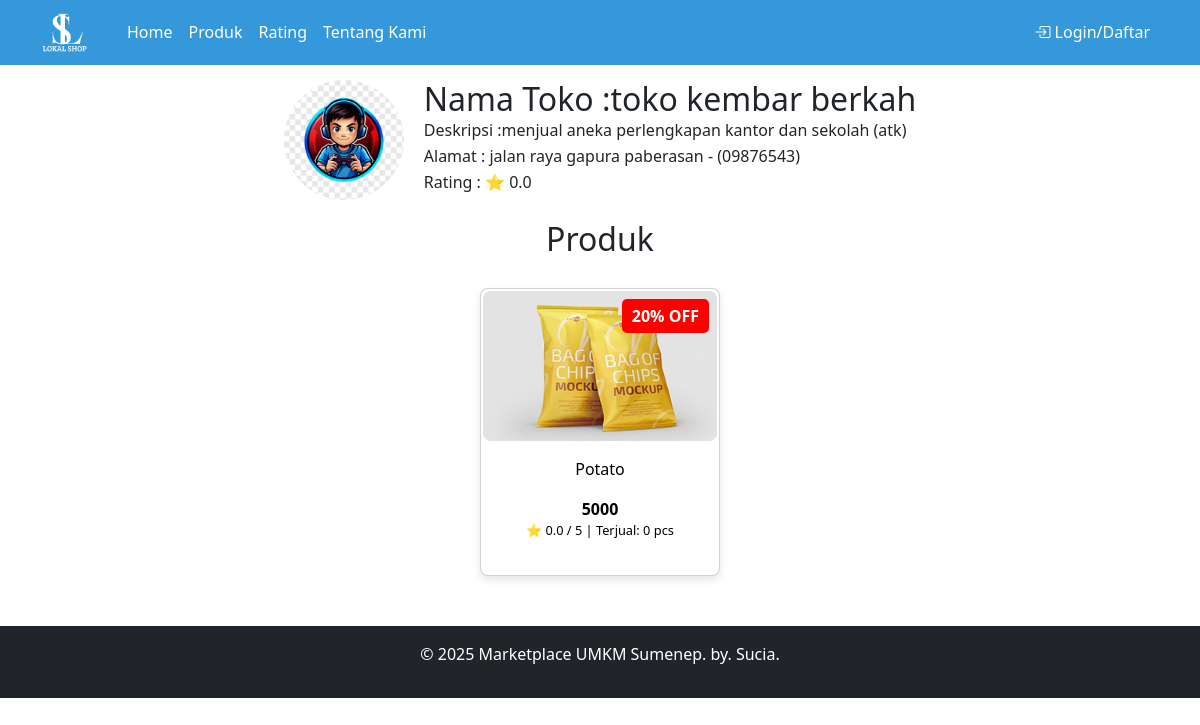
The page /index.php?page=toko&kode=2 on the database its author committed.
### tables this page shows
CREATE TABLE `seller` (
  `id` int(11) NOT NULL,
  `nama` varchar(250) NOT NULL,
  `email` varchar(250) NOT NULL,
  `password` text NOT NULL,
  `kontak` varchar(250) NOT NULL,
  `alamat` text DEFAULT NULL,
  `nama_toko` varchar(250) NOT NULL,
  `deskripsi_toko` text DEFAULT NULL,
  `gambar` text NOT NULL,
  `latlng` varchar(255) NOT NULL,
  `created_at` timestamp NOT NULL DEFAULT current_timestamp()
);

CREATE TABLE `produk` (
  `id` int(11) NOT NULL,
  `seller_id` int(11) NOT NULL,
  `produk` text NOT NULL,
  `deskripsi` text NOT NULL,
  `kategori` enum('Fashion','Makanan','Kerajinan','Sembako') NOT NULL,
  `harga` text NOT NULL,
  `rasa` varchar(255) NOT NULL,
  `ukuran` varchar(255) NOT NULL,
  `warna` varchar(255) NOT NULL,
  `stock` int(11) NOT NULL,
  `diskon` int(11) NOT NULL,
  `metode` varchar(255) NOT NULL,
  `briva` varchar(255) NOT NULL,
  `gambar1` text NOT NULL,
  `gambar2` text NOT NULL,
  `gambar3` text NOT NULL,
  `created_at` timestamp NOT NULL DEFAULT current_timestamp(),
  `updated_at` timestamp NOT NULL DEFAULT current_timestamp()
);

### management_page/toko.php (the view, shortened to what this page needs)
<?php
$id=$_GET['kode'];
$query=mysqli_query($koneksi,"SELECT
  p.id AS id_produk,
  p.produk,
  p.kategori,
  p.harga,
  p.stock,
  p.diskon,
  p.gambar1,
  p.gambar2,
  p.gambar3,
  s.id AS seller_id,
  s.nama_toko,
  s.deskripsi_toko,
  s.alamat,
  s.kontak,
  FORMAT(COALESCE(u.avg_rating, 0), 1) AS rating,
  COALESCE(jml.total_terjual, 0) AS jml_terjual
FROM produk p
JOIN seller s ON p.seller_id = s.id
-- subquery jumlah terjual
LEFT JOIN (
  SELECT produk_id, SUM(quantity) AS total_terjual
  FROM pesanan
  GROUP BY produk_id
) jml ON jml.produk_id = p.id
-- subquery rata-rata rating
LEFT JOIN (
  SELECT produk_id, AVG(rating) AS avg_rating
  FROM ulasan
  GROUP BY produk_id
) u ON u.produk_id = p.id
WHERE s.id = '$id'
ORDER BY p.created_at asc;
");
$query_rating=mysqli_query($koneksi,"SELECT FORMAT(COALESCE(AVG(ulasan.rating), 0), 1) AS rating from ulasan JOIN produk ON produk.id = ulasan.produk_id JOIN seller ON seller.id= produk.seller_id where seller.id='$id'");
$roww=mysqli_fetch_assoc($query);
$rating=mysqli_fetch_assoc($query_rating);
?>
<div class="kotak-toko">
    <div class="profile">
        <img src="assets/img/konten/toko.png" alt="Logo Toko">
        <div class="profile-info">
            <h2>Nama Toko :<?= $roww['nama_toko'] ?></h2>
            <p style="margin-bottom:2px;">Deskripsi :<?= $roww['deskripsi_toko'] ?></p>
            <p style="margin-bottom:2px;">Alamat : <?= $roww['alamat'] ?> - (<?= $roww['kontak'] ?>)</p>
            <p style="margin-bottom:2px;">Rating : ⭐ <?= $rating['rating'] ?></p>
        </div>
    </div>
        <h2 class="produk-judul">Produk</h2>
        <div class="product-list">
            <?php
                while($row=mysqli_fetch_assoc($query)){ ?>
        <div class="card product">
                <img src="assets/img/produk/<?= $row['gambar1'] ?>" class="card-img-top" alt="Product Name">
               <?php
                if ($row['diskon'] != 0) {
                    echo '<span class="discount-badge">' . $row['diskon'] . '% OFF</span>';
                }
                else{
                echo '';
                }
               ?>
                <div class="card-body">
                <a href="index.php?page=detail&kode=<?= $row['id_produk'] ?>" style="text-decoration:none; color:black;">
                    <p class="card-text-toko"><?= $row['produk'] ?></p>
                    <p class="card-title"><b><?= $row['harga'] ?></b></p>
                    <p style="font-size: 0.8em;" class="card-info">⭐ <?= $row['rating'] ?> / 5 | Terjual: <?= $row['jml_terjual'] ?> pcs</p>
            </a>
                </div>
            </div>
              <?php  } ?>
        </div>
</div>

### assets/css/home.css (style rules this page uses)
body { overflow-x: hidden; }
.card-title { margin-top: 7px; margin-bottom: 0px; font-size: 16px; }
.discount-badge { position: absolute; top: 10px; right: 10px; background: red; color: white; font-weight: bold; padding: 5px 10px; border-radius: 5px; }

### assets/css/toko.css (style rules this page uses)
.kotak-toko { width: 79%; margin: auto; margin-top: 80px; margin-bottom: 50px; }
.profile { display: flex; justify-content: center; margin-top: 30px; }
.profile img { border-radius: 50%; width: 120px; height: 120px; margin-right: 20px; }
.profile-info { text-align: left; }
.profile-info h2 { margin: 0; }
.profile-info p { font-size: 16px; }
.produk-judul { margin-top: 20px; text-align: center; margin-bottom: 30px; }
.product-list { display: flex; flex-wrap: wrap; justify-content: center; gap: 8px; }
.product { background-color: white; box-shadow: 0 4px 8px rgba(0, 0, 0, 0.1); width: 15rem; text-align: center; padding: 2px; border-radius: 8px; transition: transform 0.2s; }
.product img { width: 100%; height: 150px; object-fit: cover; border-radius: 8px; }

### rows shown on the page
seller: nama_toko "toko kembar berkah", deskripsi_toko "menjual aneka perlengkapan kantor dan sekolah (atk)", alamat "jalan raya gapura paberasan", kontak "09876543"
produk: gambar1 (picture), diskon "20", produk "Potato", harga "5000", rating "0.0", jml_terjual "0"

### other values the page prints
$rating['rating'] "0.0"
